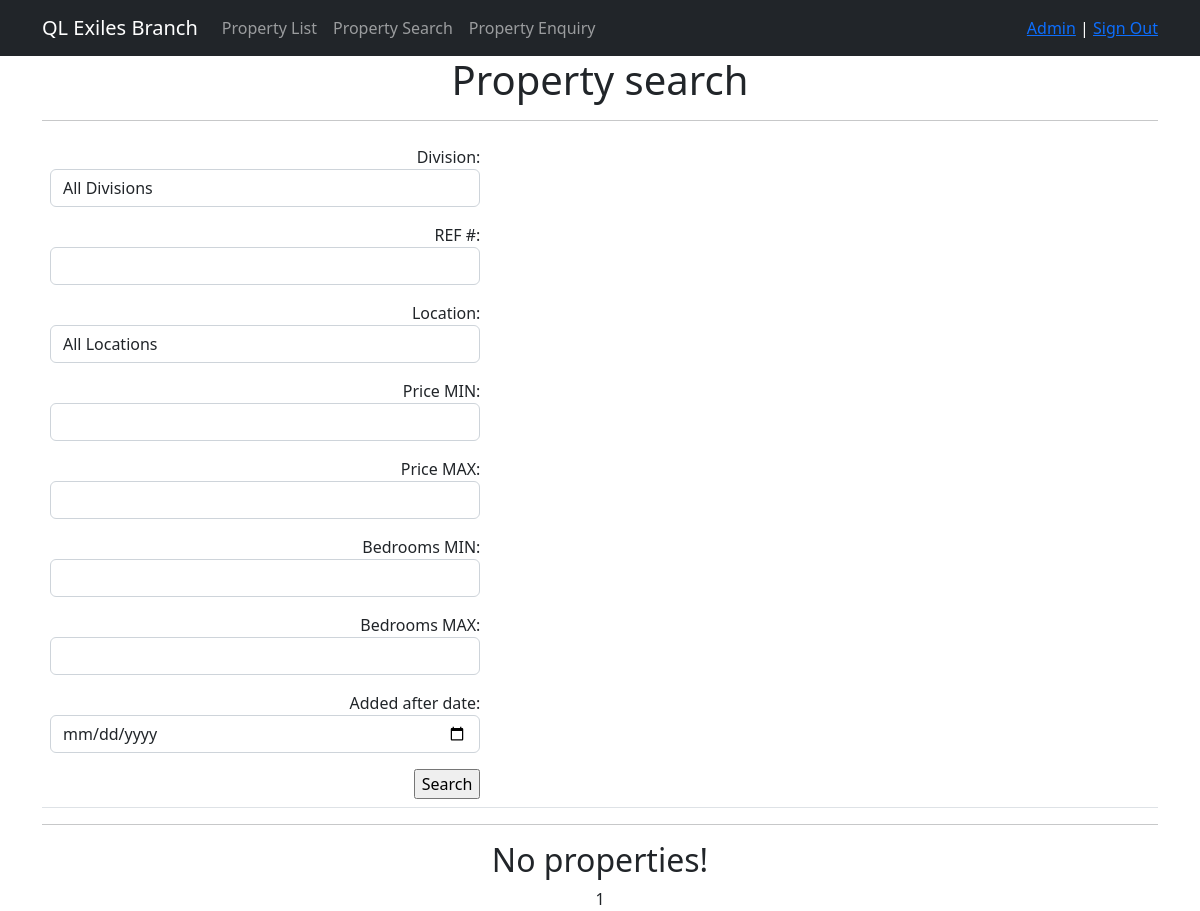
Before: /property/search/ (signed in) with the older database file.
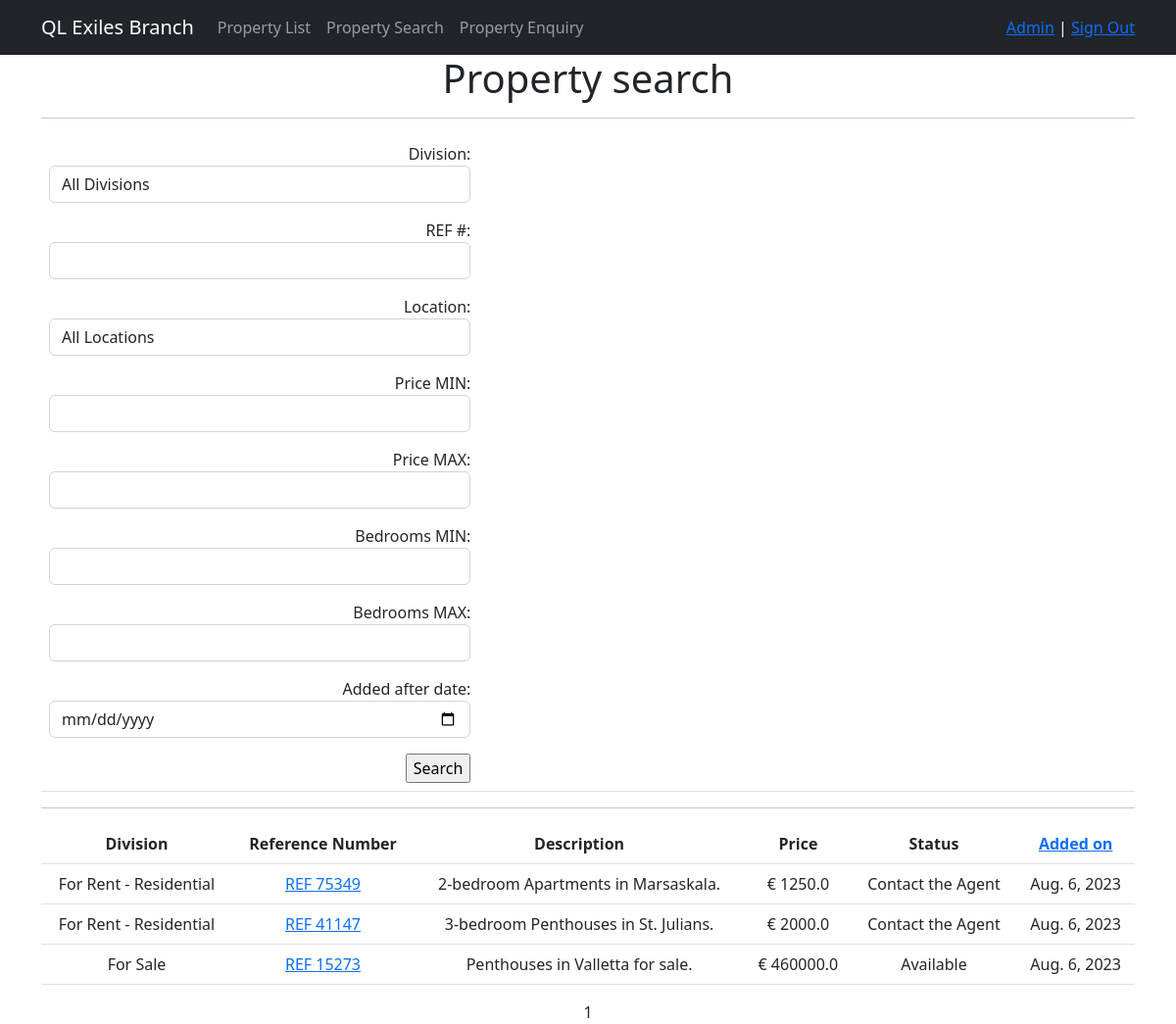
After: the same page with the newer database file.
### properties/models.py (models this page shows, shortened)
class ResProperties(models.Model):
    ref = models.IntegerField(unique=True)
    prop_division = models.CharField(max_length=2, choices=PROP_DIVISION, default='QL')
    prop_type = models.CharField(max_length=25)
    location = models.CharField(max_length=25)
    address = models.TextField(null=True)
    _price = models.FloatField(default=0.0, db_column="Price")
    status = models.CharField(max_length=2, choices=PROP_STATUSES, default='RE')
    status_valid = models.CharField(max_length=25, null=True)
    off_the_market = models.BooleanField(default=False)
    bedrooms = models.IntegerField(default=0)
    bathrooms = models.IntegerField(default=0)
    prop_features = models.ManyToManyField(Features, through='PropertiesFeatures')
    prop_description = models.TextField(null=True)
    date_added = models.DateField(auto_now_add=True)
    date_rented = models.DateField(null=True)
    date_expected = models.DateField(null=True)
    time_updated = models.TimeField(auto_now=True)
    owner = models.ForeignKey(Owners, on_delete=models.CASCADE)
    added_by = models.ForeignKey(Agents, on_delete=models.SET_NULL, null=True)
    lf = models.CharField(max_length=50, null=True)
    @property
    def ref_oct(self):
        return str(oct(self.ref))[2:]
    @property
    def price(self):
        return self._price
    def __str__(self):
        if self.prop_division == "QL":
            return f'REF {self.ref} - {self.bedrooms}-bedroom {self.prop_type} in {self.location}.'
        elif self.prop_division == "QC":
            return f'REF {self.ref} - {self.prop_type} in {self.location}.'
        elif self.prop_division == "ZH":
            return f'REF {self.ref} - {self.prop_type} in {self.location} for sale.'
    def get_absolute_url(self):
        return reverse('properties:property_details', args=[str(self.ref_oct)])

### properties/views.py (the view)
# urls.py: path('search/', ResPropertiesSearch.as_view(), name='property_search'),
class ResPropertiesSearch(LoginRequiredMixin, ListView):
    model = ResProperties
    ordering = 'ref'
    template_name = 'resproperties_search.html'
    context_object_name = 'resproperties_search'
    paginate_by = 10
    def get_queryset(self):
        queryset = super().get_queryset()
        self.filterset = PropertyFilter(self.request.GET, queryset)
        return self.filterset.qs
    def get_ordering(self):
        self.order = self.request.GET.get('order', 'asc')
        selected_ordering = self.request.GET.get('ordering', 'date_added')
        if self.order == "desc":
            selected_ordering = "-" + selected_ordering
        return selected_ordering
    def get_context_data(self, **kwargs):
        context = super().get_context_data(**kwargs)
        context['time_now'] = datetime.utcnow()
        context['current_order'] = self.get_ordering()
        context['order'] = self.order
        context['filterset'] = self.filterset
        return context

### properties/templatetags/custom_filters.py (called while the page is built)
@register.filter(name="currency")
def currency(value, code):
    prefix = CURRENCIES_SYMBOLS[code]
    return f'{prefix} {value}'

@register.filter(name="cap_case")
def cap_case(value: str):
    return value.capitalize()

@register.filter()
def minus_ref(value:str):
    value=str(value)
    value = value[value.find("-")+2:]
    return value

### properties/templatetags/custom_tags.py (called while the page is built)
@register.simple_tag(takes_context=True)
def url_replace(context, **kwargs):
   d = context['request'].GET.copy()
   for k, v in kwargs.items():
       d[k] = v
   return d.urlencode()

### templates/resproperties_search.html (shortened to what this page needs)
{% extends 'flatpages/default.html' %}
{% load custom_filters %}
{% load custom_tags %}
{% block content %}
<h1>Property search</h1>
<hr>
<table style="width:100%" class="table">
    <tr>
        <td width="40%">
            <form action="" method="get" align="right" >
                {{ filterset.form.as_p }}
                <input type="submit" value="Search" />
            </form>
        </td>
        <td></td>
    </tr>
</table>
<hr>
   {% if resproperties_search %}
       <table style="width:100%" class="table">
           <tr>
               <th>Division</th>
               <th>Reference Number</th>
               <th>Description</th>
               <th>Price</th>
               <th>Status</th>
               <th><a href = "?{% if order == 'desc' %}{% url_replace order='asc' %}{% else %}{% url_replace order='desc' %}{% endif%}">Added on</a> </th>
           </tr>
           {% for resproperty in resproperties_search %}
           <tr>
               <td>{% if resproperty.prop_division == 'QL' %}  For Rent - Residential   {% elif resproperty.prop_division == 'QC' %} For Rent - Commercial {% else %} For Sale {% endif %}</td>
               <td> <a href="{{ resproperty.get_absolute_url }}" target='_blank'>REF {{resproperty.ref}}</a></td>
               <td>{{ resproperty|minus_ref }}</td>
               <td>{{ resproperty.price|currency:"eur" }}</td>
               <td>{% if resproperty.status == 'AV' %}  Available   {% else %} Contact the Agent {% endif %}</td>
               <td>{{ resproperty.date_added }}</td>
           </tr>
           {% endfor %}
       </table>
   {% else %}
       <h2>No properties!</h2>
   {% endif %}
   {{ page_obj.number }}
{% endblock content %}

Changed rows visible on the page:
added ResProperties: shows "For Rent - Residential", ref "75349", prop_division+ref+bedrooms "2-bedroom Apartments in Marsaskala.", price "€ 1250.0", status "Contact the Agent", date_added "Aug. 6, 2023"
added ResProperties: shows "For Rent - Residential", ref "41147", prop_division+ref+bedrooms "3-bedroom Penthouses in St. Julians.", price "€ 2000.0", status "Contact the Agent", date_added "Aug. 6, 2023"
added ResProperties: shows "For Sale", ref "15273", prop_division+ref+prop_type "Penthouses in Valletta for sale.", price "€ 460000.0", status "Available", date_added "Aug. 6, 2023"
Other visible differences:
text no longer shown: "No properties!"
text now shown: "Division Reference Number Description Price Status Added on"
